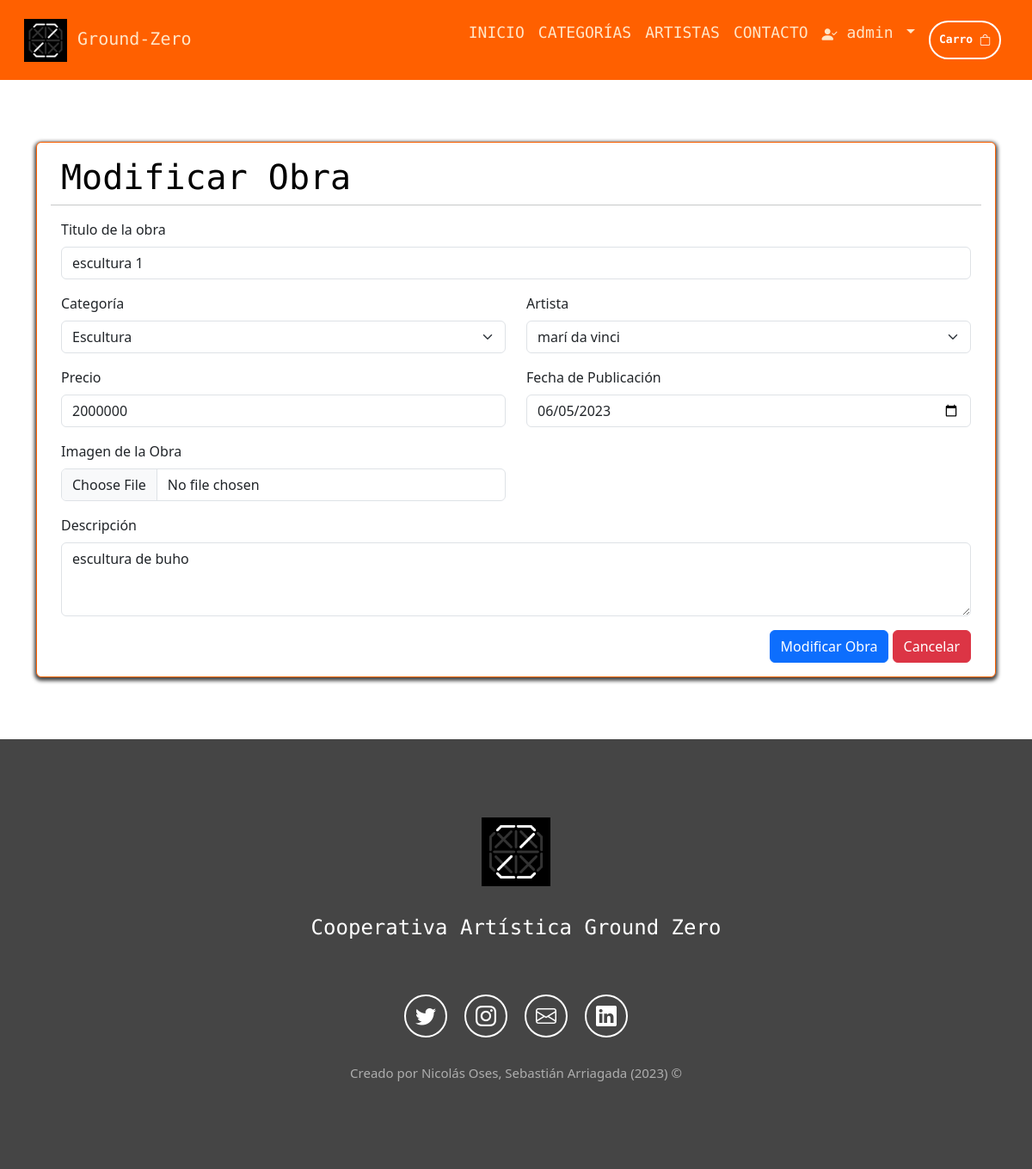
The app's page /modificar-obras/18/ (signed in) with its own data.
### aplicacion/models.py (models this page shows, shortened)
class Obra(models.Model):
    titulo            = models.CharField(max_length=50)
    precio            = models.IntegerField()
    descripcion       = models.TextField()
    fecha_publicacion = models.DateField()
    imagen            = models.ImageField(upload_to="productos", null = True)
    url               = models.CharField(max_length=50, blank=True, null= True)
    categoria         = models.ForeignKey(Categoria, on_delete = models.PROTECT)
    artista           = models.ForeignKey(Artista, on_delete = models.PROTECT)

### aplicacion/views.py (the view, shortened to what this page needs)
# urls.py: path('modificar-obras/<id>/', views.modificar_obras, name='modificar_obras'),
@permission_required('aplicacion.change_obra')
def modificar_obras(request, id):
    obra       = get_object_or_404(Obra, id= id)
    categorias = Categoria.objects.all()
    artistas   = Artista.objects.all()
    data = {
        'obra'      : obra,
        'categorias': categorias,
        'artistas'  : artistas,
    }
    return render(request, 'app/plantillas/crud_obras/modificar.html', data)

### aplicacion/context_processor.py (called while the page is built)
def total_carrito(request):
    total = 0
    cantidadTotal = 0
    if request.user.is_authenticated:
        if 'carrito' in request.session.keys():
            for key, value in request.session['carrito'].items():
                total += int(value['acumulado'])
                cantidadTotal += int(value['cantidad'])
    return {'total_carrito': total, 'cantidad_total': cantidadTotal}

### aplicacion/models.py (called while the page is built)
  def __str__(self):
    return str(self.nombre)+" "+str(self.apellido_paterno)

    def __str__(self):
        return self.nombre

### aplicacion/templates/app/plantillas/crud_obras/modificar.html (shortened to what this page needs)
{% extends 'app/base.html' %}
{% block contenido %}
<br><br><br>
<section>
  <div class="container">
    <div class="row">
      <div class="col-12">
        <div class="card">
          <div class="card-body">
            {% if obra %}
            <form action="" method="post" enctype="multipart/form-data">
              <div class="container">
                <div class="row">
                  <h1 class="seccion-obra-titulo">Modificar Obra</h1>
                  <hr>
                  <div class="col-12">
                    <div class="mb-3">
                      <label for="titulo" class="form-label">Titulo de la obra</label>
                      <input type="text" name="titulo" class="form-control" id="titulo" placeholder="Titulo" value="{{ obra.titulo }}">
                    </div>
                  </div>
                  <div class="col-6">
                    <div class="mb-3">
                      <label for="categoria" class="form-label">Categoría</label>
                      <select class="form-select" name="categoria" id="categoria">
                        {% for c in categorias %}
                          {% if c.id == obra.categoria.id %}
                            <option value="{{ c.id }}" selected>{{ c }}</option>
                          {% else %}
                            <option value="{{ c.id }}">{{ c }}</option>
                          {% endif %}
                        {% endfor %}
                      </select>
                    </div>
                  </div>
                  <div class="col-6">
                    <div class="mb-3">
                      <label for="artista" class="form-label">Artista</label>
                      <select class="form-select" name="artista" id="artista">
                        {% for a in artistas %}
                          {% if a.rut == obra.artista.rut %}
                            <option value="{{ a.rut }}" selected>{{ a }}</option>
                          {% else %}
                            <option value="{{ a.rut }}">{{ a }}</option>
                          {% endif %}
                        {% endfor %}
                      </select>
                    </div>
                  </div>
                  <div class="col-6">
                    <div class="mb-3">
                      <label for="precio" class="form-label">Precio</label>
                      <input type="number" name="precio" class="form-control" id="precio" placeholder="Precio" value="{{ obra.precio }}">
                    </div>
                  </div>
                  <div class="col-6">
                    <div class="mb-3">
                      <label for="fecha" class="form-label">Fecha de Publicación</label>
                      <input type="date" name="fecha" class="form-control" id="fecha" value="{{ obra.fecha_publicacion|date:'Y-m-d' }}">
                    </div>
                  </div>
                  <div class="col-6">
                    <div class="mb-3">
                      <label for="imagen" class="form-label">Imagen de la Obra</label><br>
                      <input type="file" name="imagen" class="form-control" value="{{ obra.imagen }}">
                    </div>
                  </div>
                  <div class="col-12">
                    <div class="mb-3">
                      <label for="descripcion" class="form-label">Descripción</label>
                      <textarea class="form-control" name="descripcion" id="descripcion" rows="3">{{ obra.descripcion }}</textarea>
                    </div>
                  </div>
                  <div class="d-flex justify-content-end">
                    <input type="submit" value="Modificar Obra" class="btn btn-primary">
                    <input type="reset" value="Cancelar" class="btn btn-danger">
                  </div>
                </div>
            </form>
            {% endif %}
          </div>
        </div>
      </div>
    </div>
  </div>
</section>
<br><br><br>
{% endblock %}

### aplicacion/templates/app/base.html (shortened to what this page needs)
{% load static %}
<!DOCTYPE html>
<html lang="es">
<head>
    <link href="https://cdn.jsdelivr.net/npm/bootstrap@5.3.0-alpha2/dist/css/bootstrap.min.css" rel="stylesheet"
>
    <link rel="stylesheet" href="https://cdn.jsdelivr.net/npm/bootstrap-icons@1.10.3/font/bootstrap-icons.css">
    <link rel="stylesheet" href="{% static 'app/css/style.css' %}">
</head>
<body>
    <nav class="navbar navbar-expand-md sticky-top">
        <div class="container-fluid">
            <a class="navbar-brand" href="/">
                <img src="{% static 'app/img/logo/logo.png' %}" alt="logo de la cooperativa"> Ground-Zero
            </a>
            <div class="collapse navbar-collapse" id="navbarNav">
                <ul class="navbar-nav text-center">
                    <li class="nav-item">
                        <a class="nav-link" aria-current="page" href="/">INICIO</a>
                    </li>
                    <li class="nav-item">
                        <a class="nav-link" href="/#categorias">CATEGORÍAS</a>
                    </li>
                    <li class="nav-item">
                        <a class="nav-link" href="/#artistas">ARTISTAS</a>
                    </li>
                    <li class="nav-item">
                        <a class="nav-link" href="{% url 'contacto' %}">CONTACTO</a>
                    </li>
                    {% if user.is_authenticated %}
                    <li class="nav-item dropdown">
                        <a class="nav-link dropdown-toggle" href="#" role="button" data-bs-toggle="dropdown"
                            aria-expanded="false">
                            <i class="bi bi-person-check-fill"></i>
                            {{ user.username }}
                        </a>
                    </li>
                    {% endif %}
                    <li class="nav-item">
                        <div class="registrarse">
                            <a class="nav-link" href="{% url 'checkout' %}">
                                <button type="button">
                                    Carro
                                    <i class="bi bi-bag"></i>
                                </button>
                            </a>
                        </div>
                    </li>
                </ul>
            </div>
        </div>
    </nav>
    <div id="contenido">
        {% block contenido %}
        {% endblock %}
    </div>
    <footer class="seccion-oscura d-flex flex-column align-items-center justify-content-center">
        <img class="footer-logo" src="{% static 'app/img/logo/logo.png' %}" alt="logo de la cooperativa">
        <p class="footer-texto">Cooperativa Artística Ground Zero
        <div class="iconos-redes-sociales d-flex flex-wrap align-items-center justify-content-center">
            <a href="https://twitter.com/?lang=es" target="_blank" rel="noopener noreferrer">
                <i class="bi bi-twitter"></i>
            </a>
            <a href="https://www.instagram.com/" target="_blank" rel="noopener noreferrer">
                <i class="bi bi-instagram"></i>
            </a>
            <a href="mailto: groundzero@micorreo.com" target="_blank" rel="noopener noreferrer">
                <i class="bi bi-envelope"></i>
            </a>
            <a href="https://www.linkedin.com/" target="_blank" rel="noopener noreferrer">
                <i class="bi bi-linkedin"></i>
            </a>
        </div>
        <div class="derechos-autor">Creado por Nicolás Oses, Sebastián Arriagada (2023) &#169;</div>
    </footer>
</body>
</html>

### aplicacion/static/app/css/style.css (style rules this page uses)
section { display: flex; flex-direction: column; align-items: center; justify-content: center; }
.navbar { padding: 1rem; background-color: #FF6000; font-size: 18px; font-family: 'Share Tech Mono', monospace; }
.navbar-brand img { max-height: 50px; max-width: 50px; }
.navbar a { color: #FFE6C7; }
.navbar-collapse { align-items: center; justify-content: end; }
.registrarse button { max-height: 50px; color: white; font-weight: bold; font-size: 13px; background-color: transparent; padding: 10px; border: 2px solid white; border-radius: 50px; transition: all 0.2s ease-in-out; }
.seccion-oscura { color: white; background-color: #454545; min-height: 500px; padding: 10px; }
footer { min-height: 500px; }
.footer-logo { height: 80px; width: 80px; margin: 10px; }
.footer-texto { font-size: 1.5rem; padding: 20px; margin-bottom: 30px; font-family: 'Share Tech Mono', monospace; }
.iconos-redes-sociales a { width: 50px; height: 50px; display: flex; align-items: center; justify-content: center; padding: 2px; margin: 10px; border: 2px solid white; border-radius: 50%; transition: all 0.2s ease-in; }
.iconos-redes-sociales i { color: white; font-size: 1.5rem; transition: all 0.2s ease-in; }
.derechos-autor { font-size: 15px; color: #aeaeae; padding: 20px; }
.card { border: 1px solid #FF6000; box-shadow: 0 2px 4px 2px #454545; }
.seccion-obra-titulo { color: black; font-size: 40px; font-family: 'Share Tech Mono', monospace; }
.bi { vertical-align: -.125em; fill: currentColor; }

### records on screen
Obra: titulo "escultura 1", precio "2000000", fecha "06/05/2023", descripcion "escultura de buho"

### other values on screen
{{ user.username }} "admin"
form field categoria "Escultura"
form field artista "marí da vinci"
